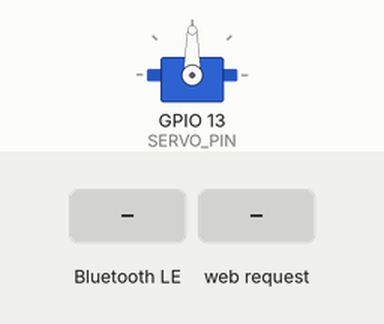
This sketch was run on a simulated ESP32. On the bench: servo. The inputs (shaded band) are chosen by the test bench. Nothing arrives over Bluetooth unless stated; a phone connects over Bluetooth LE 3 s after start; what the sketch prints to the serial monitor is not drawn.

Above: at 1.2 s.
1.3 s: Bluetooth LE write "90" received
At 2.5 s:
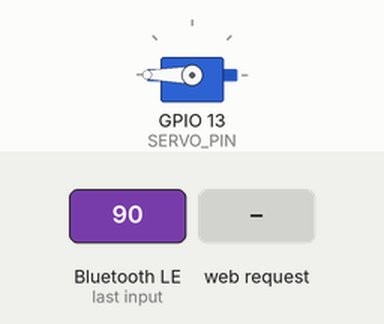
2.8 s: HTTP request GET /angle?value=1 received
At 3.4 s:
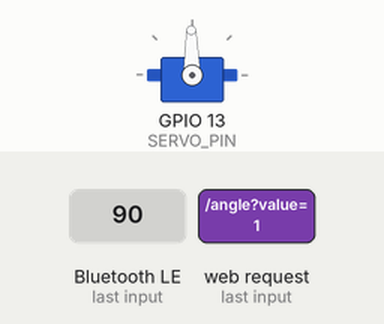
Timing chart, 0 to 5.8 s (numbered marks = the images above; inputs shaded):
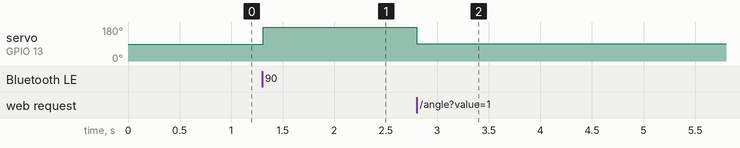

The sketch:

esp32_servo_controller.ino
```cpp
/*
 * ESP32 서보 모터 컨트롤러
 * Protractor 웹앱과 WiFi AP 모드 및 BLE(블루투스)로 연결하여 서보 모터를
 * 제어합니다.
 *
 * 연결:
 *   - 서보 모터 신호선: GPIO 13
 *   - 서보 모터 VCC: 5V (또는 외부 전원)
 *   - 서보 모터 GND: GND
 *
 * WiFi AP 설정:
 *   - SSID: Protractor-Servo
 *   - 비밀번호: 12345678
 *   - IP: 192.168.4.1
 *
 * BLE(블루투스) 설정:
 *   - 장치 이름: Protractor-Servo
 *   - 서비스 UUID: 12345678-1234-5678-1234-56789abcdef0
 *   - 각도 특성 UUID: 12345678-1234-5678-1234-56789abcdef1
 */

#include "web_assets.h" // 웹앱 파일 포함 (index.html, styles.css, app.js)
#include <BLE2902.h>
#include <BLEDevice.h>
#include <BLEServer.h>
#include <BLEUtils.h>
#include <ESP32Servo.h>
#include <WebServer.h>
#include <WiFi.h>

// WiFi AP 설정
const char *AP_SSID = "Protractor-Servo";
const char *AP_PASSWORD = "12345678";

// BLE 설정
#define BLE_DEVICE_NAME "Protractor-Servo"
#define SERVICE_UUID "12345678-1234-5678-1234-56789abcdef0"
#define ANGLE_CHAR_UUID "12345678-1234-5678-1234-56789abcdef1"
#define STATUS_CHAR_UUID "12345678-1234-5678-1234-56789abcdef2"

// 서보 모터 설정
const int SERVO_PIN = 13;         // GPIO 13 (D13)
const int SERVO_MIN_PULSE = 500;  // 최소 펄스 폭 (마이크로초)
const int SERVO_MAX_PULSE = 2400; // 최대 펄스 폭 (마이크로초)

// 각도 범위 (각도기 값)
const int ANGLE_MIN = -90; // 좌측 최대
const int ANGLE_MAX = 90;  // 우측 최대

Servo servo;
WebServer server(80);

// BLE 관련 변수
BLEServer *pServer = NULL;
BLECharacteristic *pAngleCharacteristic = NULL;
BLECharacteristic *pStatusCharacteristic = NULL;
bool bleDeviceConnected = false;
bool oldDeviceConnected = false;

// 현재 각도
int currentAngle =
    0; // Renamed from servoAngle to currentAngle to match existing code usage

// 함수 프로토타입 선언
void setServoAngle(int angle);

// BLE 서버 콜백
class ServerCallbacks : public BLEServerCallbacks {
  void onConnect(BLEServer *pServer) {
    bleDeviceConnected = true;
    Serial.println("BLE 클라이언트 연결됨");
  };

  void onDisconnect(BLEServer *pServer) {
    bleDeviceConnected = false;
    Serial.println("BLE 클라이언트 연결 해제됨");
  }
};

// BLE 특성 콜백 (각도 쓰기)
class AngleCallbacks : public BLECharacteristicCallbacks {
  void onWrite(BLECharacteristic *pCharacteristic) {
    // getValue()가 String을 반환함
    String value = pCharacteristic->getValue();

    Serial.print("BLE 데이터 수신 (길이: ");
    Serial.print(value.length());
    Serial.print("): ");

    if (value.length() > 0) {
      // String을 int로 파싱
      int angle = value.toInt();
      Serial.print("파싱된 각도: ");
      Serial.println(angle);

      // 범위 확인 후 서보 설정
      if (angle >= ANGLE_MIN && angle <= ANGLE_MAX) {
        setServoAngle(angle);

        // 상태 특성 업데이트
        String status = String(currentAngle);
        pStatusCharacteristic->setValue(status);
        pStatusCharacteristic->notify();
      } else {
        Serial.println("각도 범위 초과!");
      }
    } else {
      Serial.println("빈 데이터");
    }
  }
};

void setup() {
  Serial.begin(115200);
  Serial.println();
  Serial.println("=== ESP32 Protractor Servo Controller ===");
  Serial.println("WiFi + BLE 지원");

  // 서보 모터 초기화
  ESP32PWM::allocateTimer(0);
  servo.setPeriodHertz(50); // 서보는 50Hz
  servo.attach(SERVO_PIN, SERVO_MIN_PULSE, SERVO_MAX_PULSE);

  // 서보를 중앙 위치로 이동
  setServoAngle(0);
  Serial.println("서보 모터 초기화 완료 (중앙 위치)");

  // BLE 초기화
  setupBLE();

  // WiFi AP 모드 시작
  WiFi.mode(WIFI_AP);
  WiFi.softAP(AP_SSID, AP_PASSWORD);

  IPAddress IP = WiFi.softAPIP();
  Serial.print("AP IP 주소: ");
  Serial.println(IP);
  Serial.print("SSID: ");
  Serial.println(AP_SSID);
  Serial.print("비밀번호: ");
  Serial.println(AP_PASSWORD);

  // 웹서버 라우트 설정
  server.on("/", handleRoot);
  server.on("/index.html", handleRoot);
  server.on("/angle", handleAngle);
  server.on("/status", handleStatus);
  server.onNotFound(handleNotFound);

  // CORS 프리플라이트 요청 처리
  server.on("/angle", HTTP_OPTIONS, handleCORS);
  server.on("/status", HTTP_OPTIONS, handleCORS);

  server.begin();
  Serial.println("웹서버 시작됨");
  Serial.println("==========================================");
}

void setupBLE() {
  Serial.println("BLE 초기화 중...");

  // BLE 장치 초기화
  BLEDevice::init(BLE_DEVICE_NAME);

  // BLE 서버 생성
  pServer = BLEDevice::createServer();
  pServer->setCallbacks(new ServerCallbacks());

  // BLE 서비스 생성
  BLEService *pService = pServer->createService(SERVICE_UUID);

  // 각도 특성 생성 (읽기/쓰기)
  pAngleCharacteristic = pService->createCharacteristic(
      ANGLE_CHAR_UUID, BLECharacteristic::PROPERTY_READ |
                           BLECharacteristic::PROPERTY_WRITE |
                           BLECharacteristic::PROPERTY_WRITE_NR);
  pAngleCharacteristic->setCallbacks(new AngleCallbacks());
  pAngleCharacteristic->setValue("0");

  // 상태 특성 생성 (읽기/알림)
  pStatusCharacteristic = pService->createCharacteristic(
      STATUS_CHAR_UUID,
      BLECharacteristic::PROPERTY_READ | BLECharacteristic::PROPERTY_NOTIFY);
  pStatusCharacteristic->addDescriptor(new BLE2902());
  pStatusCharacteristic->setValue("0");

  // 서비스 시작
  pService->start();

  // 광고 시작
  BLEAdvertising *pAdvertising = BLEDevice::getAdvertising();
  pAdvertising->addServiceUUID(SERVICE_UUID);
  pAdvertising->setScanResponse(true);
  pAdvertising->setMinPreferred(0x06);
  pAdvertising->setMinPreferred(0x12);
  BLEDevice::startAdvertising();

  Serial.println("BLE 서버 시작됨");
  Serial.print("BLE 장치 이름: ");
  Serial.println(BLE_DEVICE_NAME);
}

void loop() {
  server.handleClient();

  // BLE 연결 상태 변화 처리
  if (!bleDeviceConnected && oldDeviceConnected) {
    delay(500);                  // 스택 정리 시간
    pServer->startAdvertising(); // 광고 재시작
    Serial.println("BLE 광고 재시작");
    oldDeviceConnected = bleDeviceConnected;
  }

  if (bleDeviceConnected && !oldDeviceConnected) {
    oldDeviceConnected = bleDeviceConnected;
  }
}

// 각도를 서보 모터 값으로 변환 후 설정
// 입력: -90 ~ +90 (각도기 값)
// 출력: 0 ~ 180 (서보 모터 값)
void setServoAngle(int angle) {
  // 범위 제한
  angle = constrain(angle, ANGLE_MIN, ANGLE_MAX);

  // 각도기 값을 서보 값으로 변환: -90 → 0, 0 → 90, +90 → 180
  int servoAngle = angle + 90;

  servo.write(servoAngle);
  currentAngle = angle;

  // BLE 특성 값 업데이트
  if (pAngleCharacteristic != NULL) {
    pAngleCharacteristic->setValue(String(currentAngle));
  }

  Serial.print("각도 설정: ");
  Serial.print(angle);
  Serial.print("° → 서보: ");
  Serial.print(servoAngle);
  Serial.println("°");
}

// CORS 헤더 추가
void addCORSHeaders() {
  server.sendHeader("Access-Control-Allow-Origin", "*");
  server.sendHeader("Access-Control-Allow-Methods", "GET, POST, OPTIONS");
  server.sendHeader("Access-Control-Allow-Headers", "Content-Type");
}

// CORS 프리플라이트 요청 처리
void handleCORS() {
  addCORSHeaders();
  server.send(204);
}

// 루트 페이지
// 루트 페이지 (Gzipped + Merged)
void handleRoot() {
  addCORSHeaders();
  server.sendHeader("Content-Encoding", "gzip");
  server.send_P(200, "text/html", (const char *)index_html_gz,
                index_html_gz_len);
}

// 각도 설정 엔드포인트
// GET /angle?value=45
void handleAngle() {
  addCORSHeaders();

  if (server.hasArg("value")) {
    int angle = server.arg("value").toInt();

    // 범위 검증
    if (angle < ANGLE_MIN || angle > ANGLE_MAX) {
      server.send(400, "application/json",
                  "{\"error\":\"Invalid angle. Range: " + String(ANGLE_MIN) +
                      " to " + String(ANGLE_MAX) + "\"}");
      return;
    }

    setServoAngle(angle);

    String response = "{\"success\":true,\"angle\":" + String(currentAngle) +
                      ",\"servoAngle\":" + String(currentAngle + 90) + "}";
    server.send(200, "application/json", response);
  } else {
    // 인자 없이 호출 시 현재 각도 반환
    String response = "{\"angle\":" + String(currentAngle) +
                      ",\"servoAngle\":" + String(currentAngle + 90) + "}";
    server.send(200, "application/json", response);
  }
}

// 상태 확인 엔드포인트 (연결 테스트용)
void handleStatus() {
  addCORSHeaders();

  String response = "{";
  response += "\"connected\":true,";
  response += "\"angle\":" + String(currentAngle) + ",";
  response += "\"servoAngle\":" + String(currentAngle + 90) + ",";
  response += "\"ssid\":\"" + String(AP_SSID) + "\",";
  response += "\"ip\":\"" + WiFi.softAPIP().toString() + "\",";
  response += "\"clients\":" + String(WiFi.softAPgetStationNum()) + ",";
  response +=
      "\"bleConnected\":" + String(bleDeviceConnected ? "true" : "false");
  response += "}";

  server.send(200, "application/json", response);
}

// 404 처리
void handleNotFound() {
  addCORSHeaders();
  server.send(404, "application/json", "{\"error\":\"Not found\"}");
}
```

Source omitted: web_assets.h (data table, 138920 bytes)

Measured:
- after the input at 1.3 s, servo on GPIO 13 (SERVO_PIN): 90° → 180° at once
- after the input at 2.8 s, servo on GPIO 13 (SERVO_PIN): 180° → 91° at once
